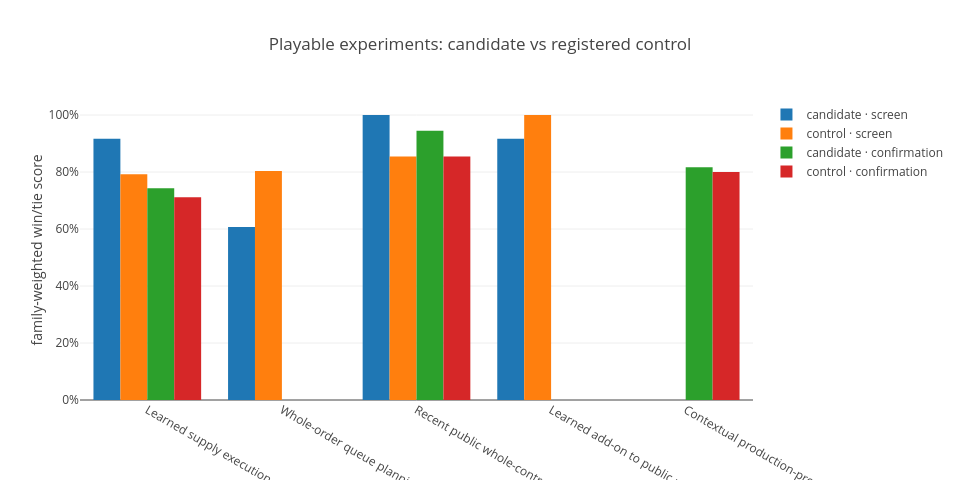

Here is the notebook cell this chart was saved with:
### Code cell
rows = []
for item in report["experiments"]:
    if item.get("screen_score") is not None:
        rows.append(
            (
                item["name"],
                "screen",
                item["screen_score"],
                item.get("screen_control_score"),
            )
        )
    if item.get("confirmation_score") is not None:
        rows.append(
            (
                item["name"],
                "confirmation",
                item["confirmation_score"],
                item.get("confirmation_control_score"),
            )
        )
comparison = pd.DataFrame(
    rows,
    columns=["experiment", "stage", "candidate", "control"],
)
fig = go.Figure()
for stage in comparison.stage.unique():
    frame = comparison[comparison.stage == stage]
    fig.add_bar(
        name=f"candidate · {stage}",
        x=frame.experiment,
        y=frame.candidate,
    )
    fig.add_bar(
        name=f"control · {stage}",
        x=frame.experiment,
        y=frame.control,
    )
fig.update_layout(
    title="Playable experiments: candidate vs registered control",
    yaxis_title="family-weighted win/tie score",
    yaxis_tickformat=".0%",
    barmode="group",
    height=480,
    width=960,
)
fig.show()

### Figure 1 — Plotly figure (JSON) as saved in the notebook; plotly's stock layout.template omitted (floating-point values rounded to 4 significant figures)
{"data": [{"type": "bar", "name": "candidate · screen", "x": ["Learned supply execution", "Whole-order queue planning", "Recent public whole-controller reference", "Learned add-on to public reference"], "y": [0.9167, 0.6071, 1, 0.9167]}, {"type": "bar", "name": "control · screen", "x": ["Learned supply execution", "Whole-order queue planning", "Recent public whole-controller reference", "Learned add-on to public reference"], "y": [0.7917, 0.8036, 0.8542, 1]}, {"type": "bar", "name": "candidate · confirmation", "x": ["Learned supply execution", "Contextual production-program commitment", "Recent public whole-controller reference"], "y": [0.7431, 0.8167, 0.9444]}, {"type": "bar", "name": "control · confirmation", "x": ["Learned supply execution", "Contextual production-program commitment", "Recent public whole-controller reference"], "y": [0.7118, 0.8, 0.8542]}], "layout": {"title": {"text": "Playable experiments: candidate vs registered control"}, "yaxis": {"title": {"text": "family-weighted win/tie score"}, "tickformat": ".0%"}, "barmode": "group", "height": 480, "width": 960}}
